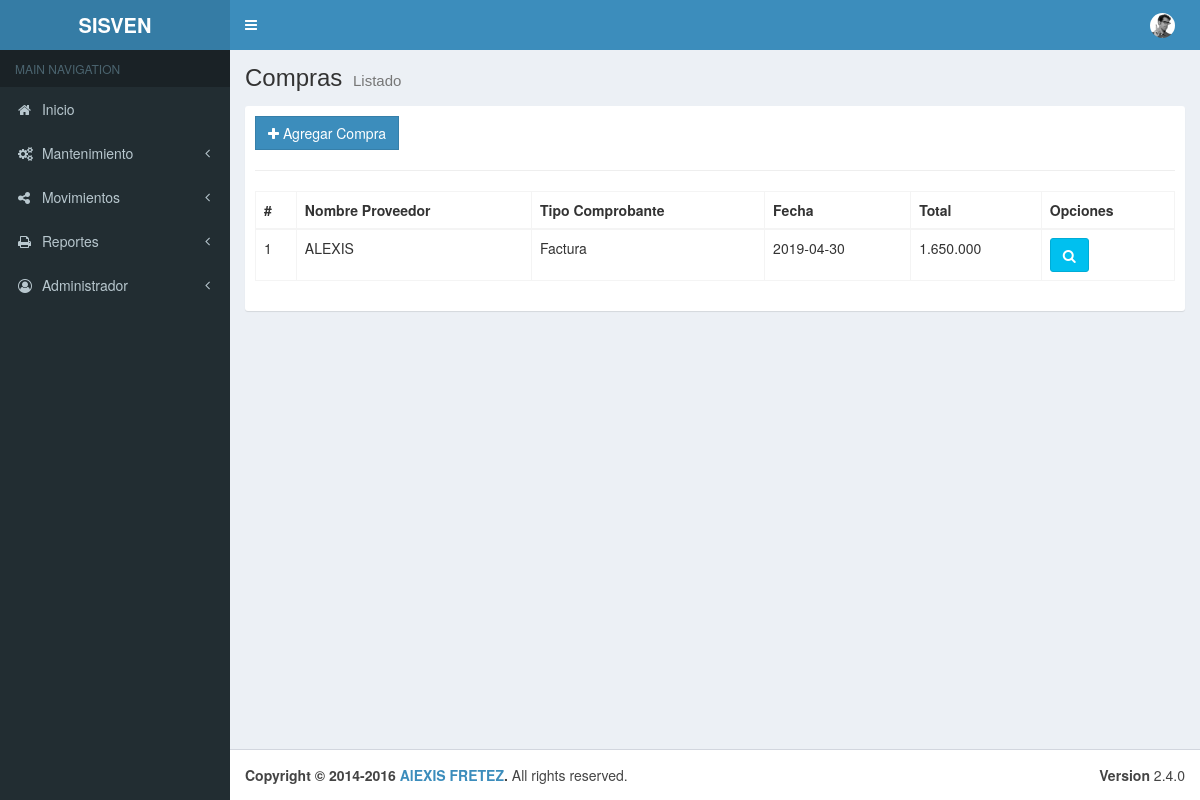
The app's page /index.php/compras with its own data.
### tables this page shows
CREATE TABLE IF NOT EXISTS `compras` (
  `id` int(11) NOT NULL AUTO_INCREMENT,
  `fecha` date DEFAULT NULL,
  `subtotal` varchar(50) DEFAULT NULL,
  `igv` varchar(50) DEFAULT NULL,
  `descuento` varchar(50) DEFAULT NULL,
  `total` varchar(50) DEFAULT NULL,
  `tipo_comprobante_id` int(11) DEFAULT NULL,
  `proveedor_id` int(11) DEFAULT NULL,
  `usuario_id` int(11) DEFAULT NULL,
  `num_documento` varchar(50) DEFAULT NULL,
  `serie` varchar(50) DEFAULT NULL,
  `estado` tinyint(1) DEFAULT NULL,
  PRIMARY KEY (`id`)
);

CREATE TABLE IF NOT EXISTS `proveedores` (
  `id` int(11) NOT NULL AUTO_INCREMENT,
  `nombre` varchar(50) DEFAULT NULL,
  `telefono` varchar(50) DEFAULT NULL,
  `direccion` varchar(50) DEFAULT NULL,
  `num_documento` varchar(50) DEFAULT NULL,
  `tipo_documento_id` int(11) DEFAULT NULL,
  `estado` tinyint(1) DEFAULT NULL,
  PRIMARY KEY (`id`)
);

CREATE TABLE IF NOT EXISTS `tipo_comprobante` (
  `id` int(11) NOT NULL AUTO_INCREMENT,
  `nombre` varchar(45) DEFAULT NULL,
  `cantidad` int(11) DEFAULT NULL,
  `igv` int(11) DEFAULT NULL,
  `serie` int(11) DEFAULT NULL,
  PRIMARY KEY (`id`)
);

### application/controllers/Compras.php (called while the page is built, shortened)
<?php
class Compras extends CI_Controller {
	public function __construct(){
		$this->load->model("Ventas_model");
		$this->load->model("Clientes_model");
		$this->load->model("Productos_model");
		$this->load->model("Compras_model");
		$this->load->model("Proveedores_model");
	}
	public function index()
	{
		$data  = array(
			'compras' => $this->Compras_model->getCompras(),
		);
		$this->load->view("layouts/header");
		$this->load->view("layouts/aside");
		$this->load->view('Productos/Compras/list',$data);
		$this->load->view("layouts/footer");
	}
}

### index.php (called while the page is built, shortened)
<?php
require_once BASEPATH.'core/CodeIgniter.php';

### application/models/Compras_model.php (called while the page is built, shortened)
<?php
class Compras_model extends CI_Model {
	public function getCompras(){
		$this->db->select("v.*,c.nombre,tc.nombre as tipocomprobante");
		$this->db->from("compras v");
		$this->db->join("proveedores c","v.proveedor_id = c.id");
		$this->db->join("tipo_comprobante tc","v.tipo_comprobante_id = tc.id");
		$resultados = $this->db->get();
		if ($resultados->num_rows() > 0) {
			return $resultados->result();
		}else
		{
			return false;
		}
	}
}

### application/views/Productos/Compras/list.php (the view, shortened to what this page needs)
<div class="content-wrapper">
    <section class="content-header">
        <h1>
        Compras
        <small>Listado</small>
        </h1>
    </section>
    <section class="content">
        <div class="box box-solid">
            <div class="box-body">
                <div class="row">
                    <div class="col-md-12">
                        <a href="<?php echo base_url();?>compras/add" class="btn btn-primary btn-flat"><span class="fa fa-plus"></span> Agregar Compra</a>
                    </div>
                </div>
                <hr>
                <div class="row">
                    <div class="col-md-12">
                        <table id="example1" class="table table-bordered table-hover dt-responsive">
                            <thead>
                                <tr>
                                    <th>#</th>
                                    <th>Nombre Proveedor</th>
                                    <th>Tipo Comprobante</th>
                                    <th>Fecha</th>
                                    <th>Total</th>
                                    <th>Opciones</th>
                                </tr>
                            </thead>
                            <tbody>
                                <?php if (!empty($compras)): ?>
                                    <?php foreach($compras as $key => $compra):?>
                                        <tr>
                                            <td><?php echo $key+1;?></td>
                                            <td><?php echo $compra->nombre;?></td>
                                            <td><?php echo $compra->tipocomprobante;?></td>
                                            <td><?php echo $compra->fecha;?></td>
                                           <td><?php echo number_format(($compra->total),0,",",".") ;?></td>
                                            <td>
                                                <button type="button" class="btn btn-info btn-view-compra" value="<?php echo $compra->id;?>" data-toggle="modal" data-target="#modal-default"><span class="fa fa-search"></span></button>
                                            </td>
                                        </tr>
                                    <?php endforeach;?>
                                <?php endif ?>
                            </tbody>
                        </table>
                    </div>
                </div>
            </div>
        </div>
    </section>
</div>

### records on screen
compras: proveedor.nombre "ALEXIS", tipo_comprobante.nombre "Factura", fecha "2019-04-30", total "1.650.000"
